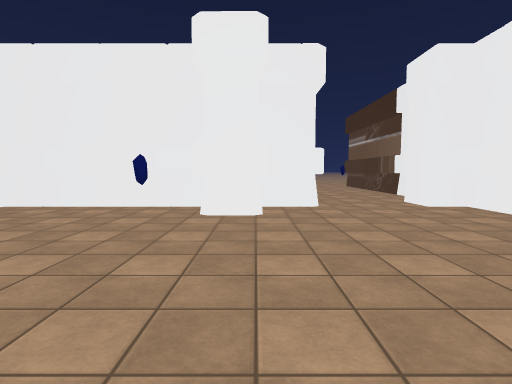
view 1 (above)

24 first-person views from a walk through a 3-D level made in the Unity game engine. The camera is 1.4 m above the floor, tilts 4° down and sees 80° across. The floor is counted in squares, 2 m on a side. Each view is taken from the middle of a square. On the plan, view 1 faces up. The plan holds only what a view shows up to about 10 squares ahead; the rest is blank. The place goes on beyond the plan. The player character is not drawn. Some animated figures are left out. Some surface patterns are stand-ins.

view 2
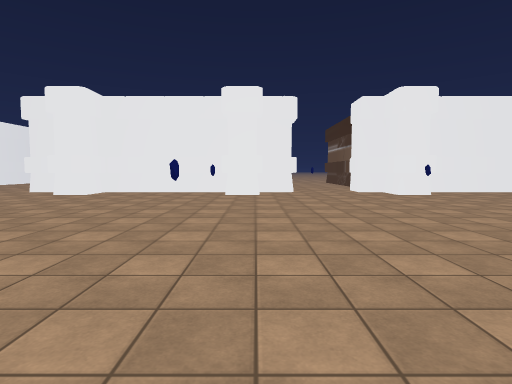

view 3
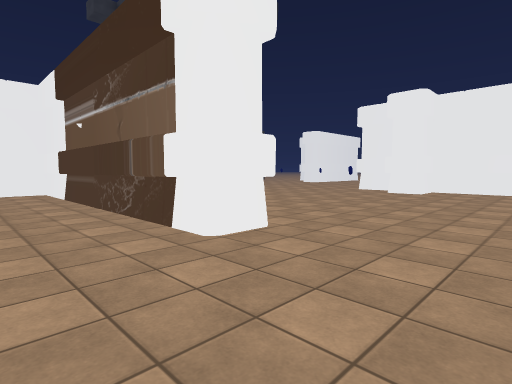

view 4
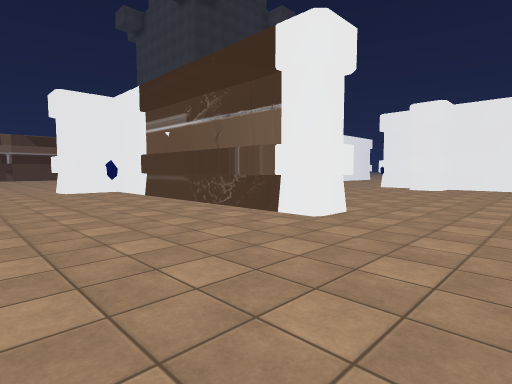

view 5
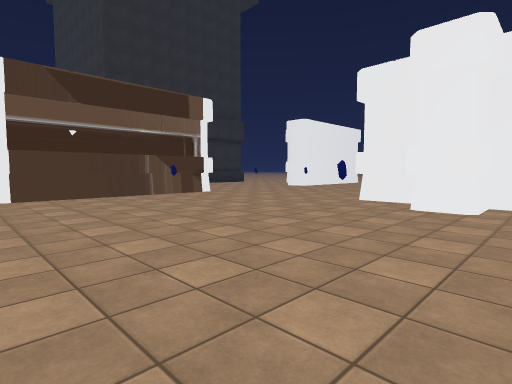

view 6
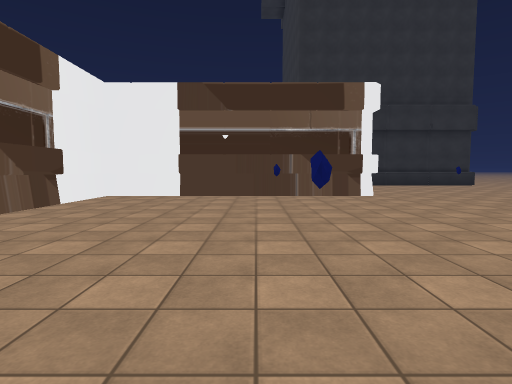

view 7
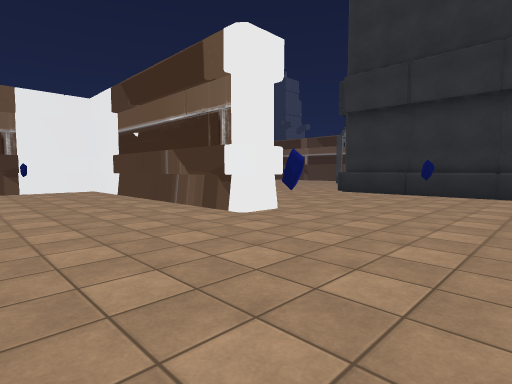

view 8
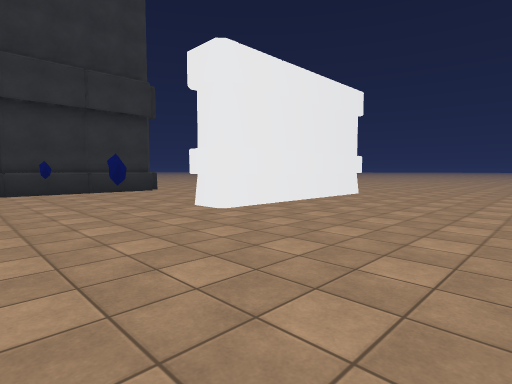

view 9
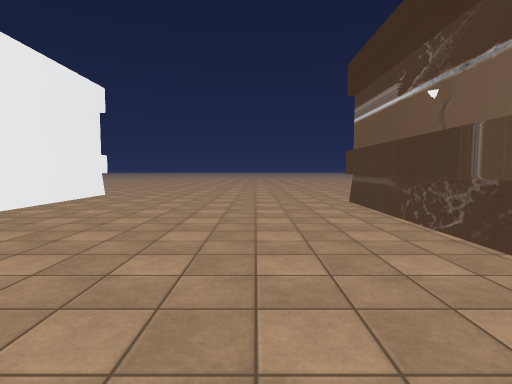

view 10
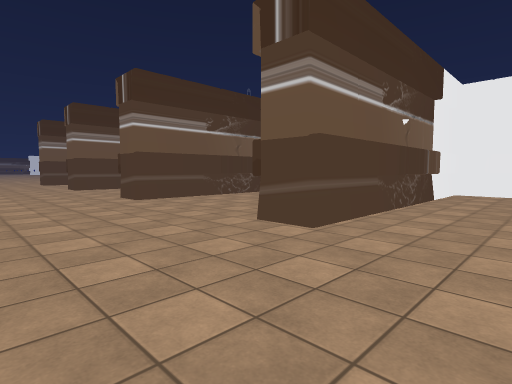

view 11
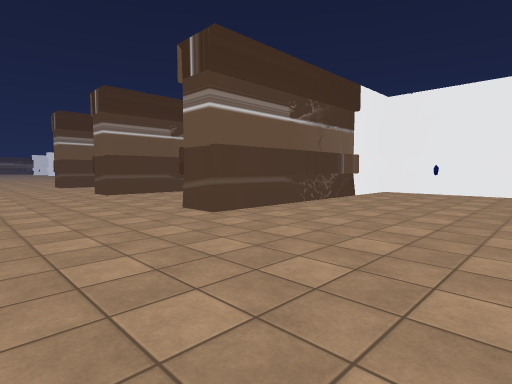

view 12
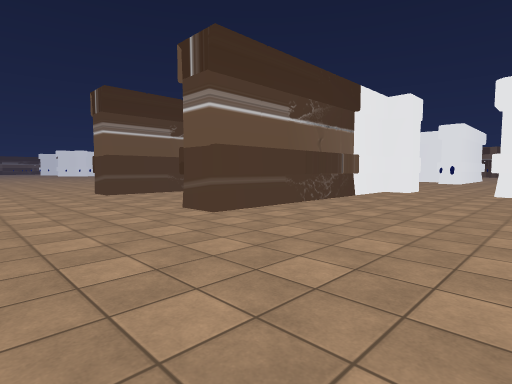

view 13
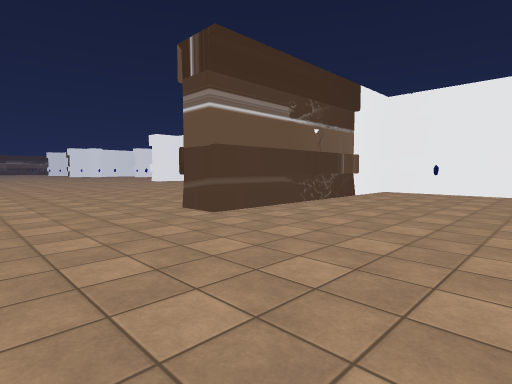

view 14
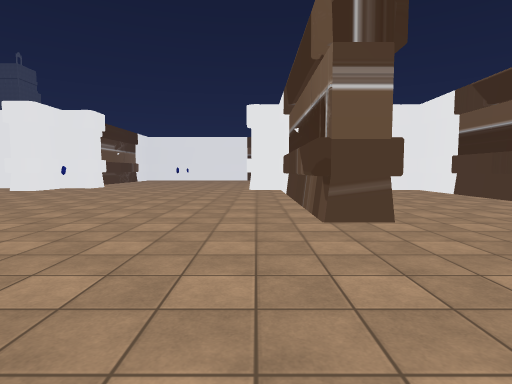

view 15
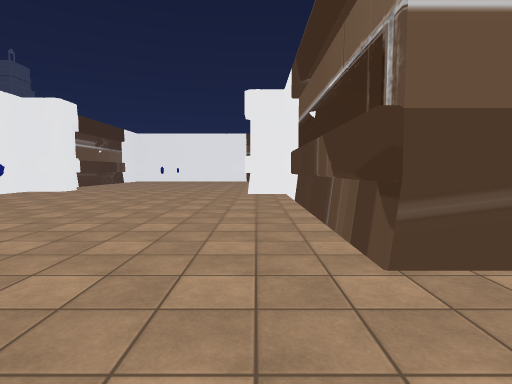

view 16
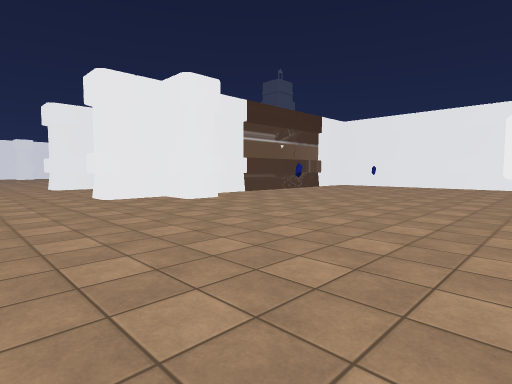

view 17
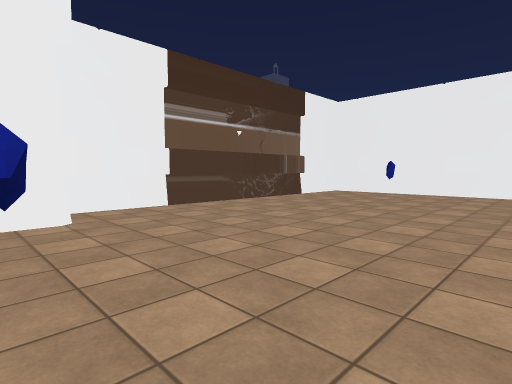

view 18
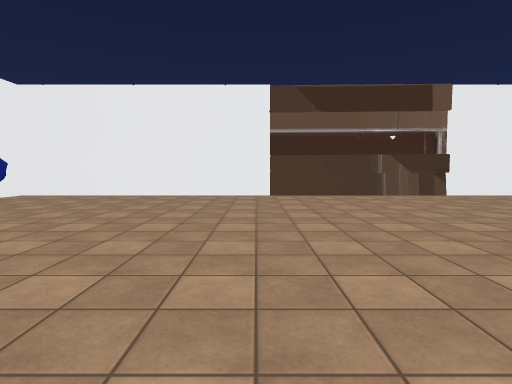

view 19
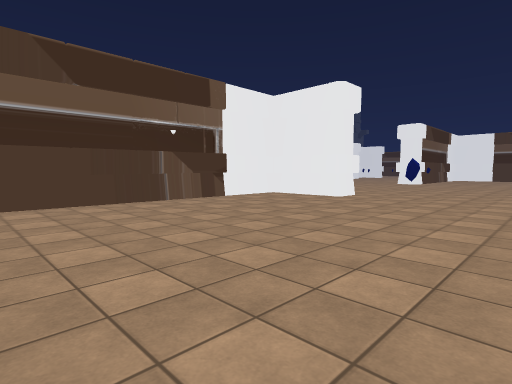

view 20
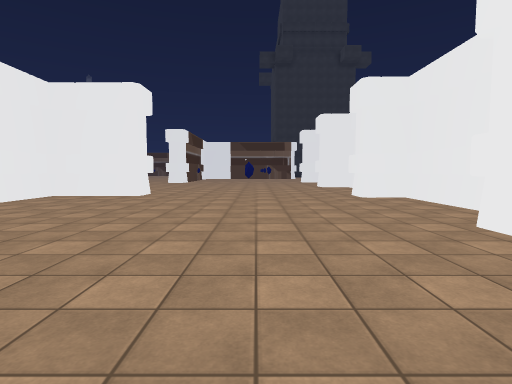

view 21
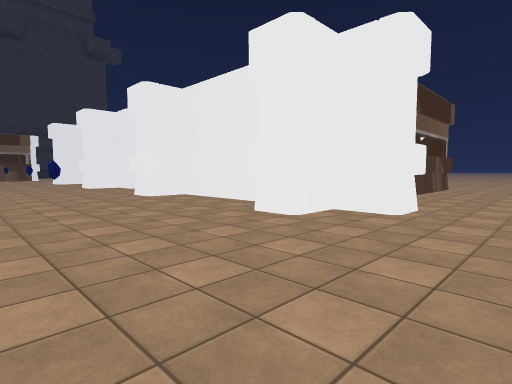

view 22
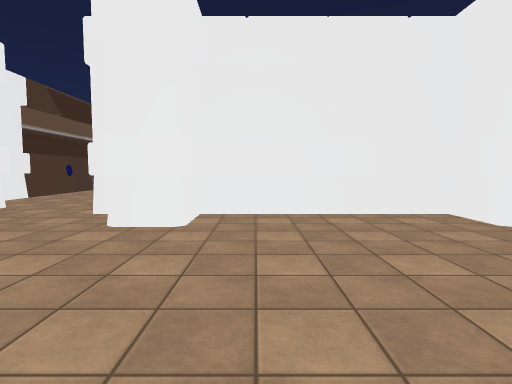

view 23
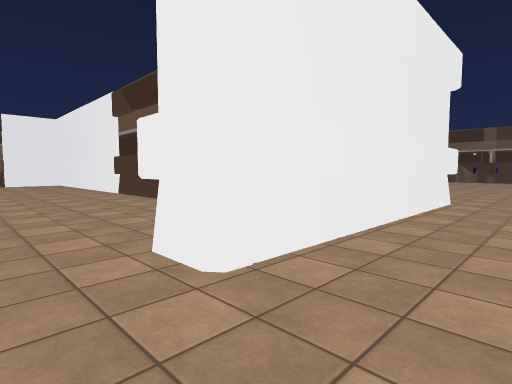

view 24
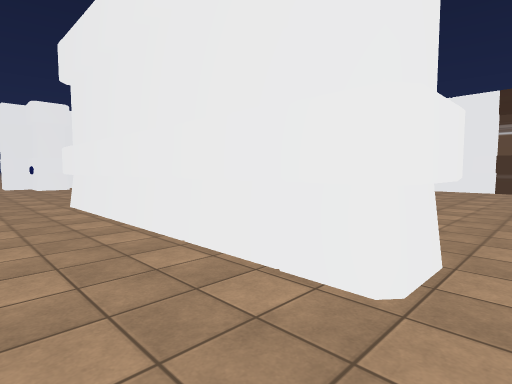

### Floor plan
Points are (right, up) in squares from view 1. A wall is a line through its corners. A room is listed if a view was taken in it or the views show most of it. See-through windows are left out.
Room 1 (views 1, 2, 3, 4, 5, 6, 7, 8, 9, 10, 11, 12, 13, 14, 15, 16, 17, 18, 19, 20, 21, 22, 23, 24)
walls: (0.1, 4.8) (-0.9, 4.8); (1.2, 6) (0, 6); (-0.9, 6) (-4.9, 6) (-4.9, 4.8) (-5.9, 4.8); (3.4, 6) (3.4, 6.8); (4.1, 6.8) (4.1, 13.9) (5.3, 13.9); (5.9, 6.8) (9.2, 6.8) (9.2, 13.9) (10.1, 13.9) (10.1, 6.8) (11.2, 6.8) (11.2, 6) (10.1, 6) (10.1, 4.8) (9.2, 4.8) (9.2, 6) (5, 6) (5, 4.8) (4.1, 4.8) (4.1, 6); (-4.1, 6.8) (-0.8, 6.8) (-0.8, 13.9) (0.3, 13.9); (0.1, 11.1) (0.1, 8.1); (-6.1, 6) (-7.5, 6); (5, 11.1) (5, 8); (-7.1, 6.8) (-5.8, 6.8) (-5.8, 13.9) (-4.7, 13.9); (-4.6, -2.2) (-4.6, -3.1) (-8.5, -3.1); (4.5, -7.4) (3.7, -7.4) (3.7, -1.1) (4.5, -1.1) (4.5, -3.6) (18.6, -3.7) (18.6, 4.7); (-9.4, -3.1) (-12.4, -3.1) (-12.4, -4.6) (-13.3, -4.6); (-13.4, 5.3) (-12.4, 5.3) (-12.4, -2.2) (-8.7, -2.2); (17.5, 4.9) (17.5, 5.9) (18.6, 5.9) (18.6, 7.4) (19.6, 7.4); (-12.4, 16) (-12.4, 10.5) (-13.4, 10.5); (-18, 11.2) (-18, 4); (-18.2, 10.6) (-18.2, 4)
ways out: opening at (4, -8)
objects: other object (-13, 8); other object (-10, 2); other object (-10, 8); other object (-6, -6); other object (-6, 2); other object (-3, 9); other object (-1, -1); other object (-1, 2); other object (2, 7); other object (7, 9); other object (9, 2); other object (14, 6); other object (15, 2); other object (16, 10)

Positions as (right, up) in squares from view 1, and headings:
1: (0, 0), facing up
2: (0, -4), facing up
3: (-2, -5), facing up-left
4: (-2, -7), facing up-left
5: (-4, -1), facing up-left
6: (-4, 2), facing left
7: (-9, 9), facing down-left
8: (-8, 7), facing up-left
9: (-8, 7), facing up
10: (-8, 17), facing down-right
11: (-5, 17), facing down-right
12: (0, 17), facing down-right
13: (5, 17), facing down-right
14: (11, 18), facing down
15: (11, 16), facing down
16: (11, 10), facing down-right
17: (13, 6), facing down-right
18: (12, 5), facing down
19: (12, 3), facing down-left
20: (13, 2), facing left
21: (13, 1), facing up-left
22: (6, 1), facing up
23: (2, 0), facing down-right
24: (2, -8), facing up-right
